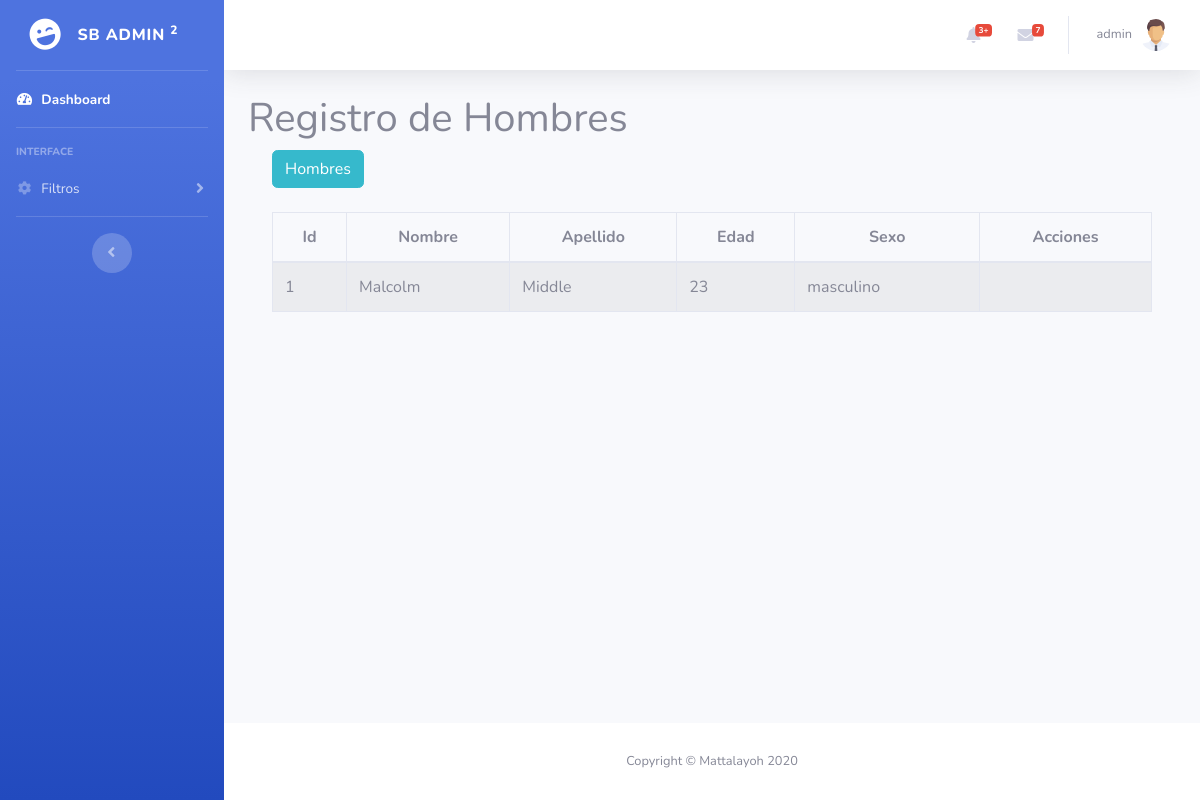
Screenshot of /dashboard/hombres.php (signed in) with the database file from the repository.
### tables this page shows
CREATE TABLE `personas` (
  `id` int(11) NOT NULL,
  `nombre` varchar(50) NOT NULL,
  `apellido` varchar(50) NOT NULL,
  `edad` int(11) NOT NULL,
  `sexo` varchar(50) NOT NULL
);

### dashboard/hombres.php (the view, shortened to what this page needs)
<?php require_once "vistas/layout.php"?>
<div class="container">
    <h1>Registro de Hombres</h1>
 <?php
$objeto = new Conexion();
$conexion = $objeto->Conectar();
$consulta = "SELECT * FROM personas WHERE sexo = 'masculino' ORDER BY id, nombre, apellido, edad, sexo DESC LIMIT 1";
$resultado = $conexion->prepare($consulta);
$resultado->execute();
$data=$resultado->fetchAll(PDO::FETCH_ASSOC);
?>
<div class="container">
        <div class="row">
            <div class="col-lg-12">
            <button id="btnHombre" type="button" class="btn btn-info" data-toggle="modal">Hombres</button>
            </div>
        </div>
    </div>
    <br>
<div class="container">
        <div class="row">
                <div class="col-lg-12">
                    <div class="table-responsive">
                        <table id="tablaPersonas" class="table table-striped table-bordered table-condensed" style="width:100%">
                        <thead class="text-center">
                            <tr>
                                <th>Id</th>
                                <th>Nombre</th>
                                <th>Apellido</th>
                                <th>Edad</th>
                                <th>Sexo</th>
                                <th>Acciones</th>
                            </tr>
                        </thead>
                        <tbody>
                            <?php
                            foreach($data as $dat) {
                            ?>
                            <tr>
                                <td><?php echo $dat['id'] ?></td>
                                <td><?php echo $dat['nombre'] ?></td>
                                <td><?php echo $dat['apellido'] ?></td>
                                <td><?php echo $dat['edad'] ?></td>
                                <td><?php echo $dat['sexo'] ?></td>
                                <td></td>
                            </tr>
                            <?php
                                }
                            ?>
                        </tbody>
                       </table>
                    </div>
                </div>
        </div>
    </div>
</div>
<?php require_once "vistas/footer.php"?>

### rows the page displays
personas: id "1", nombre "Malcolm", apellido "Middle", edad "23", sexo "masculino"

### other values shown
$_SESSION["s_usuario"] "admin"
